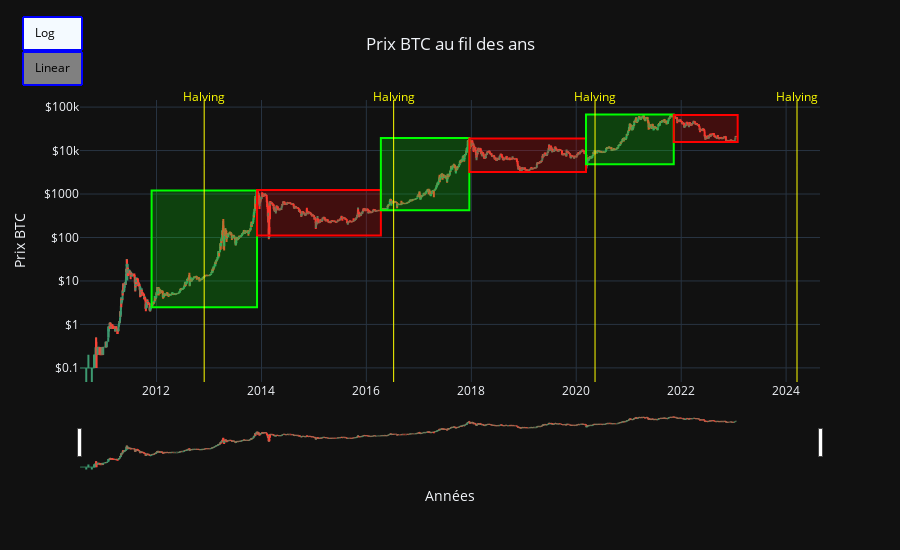

Notebook code for this chart:
### Code cell
import plotly.graph_objects as go
from datetime import datetime

fig = go.Figure(data=go.Ohlc(x=data['Date'],
                open=data['Open'],
                high=data['High'],
                low=data['Low'],
                close=data['Close']))

current_date = datetime.now().strftime('%Y-%m-%d')

x_values = {'Bull1': ('2011-11-28', '2013-12-01'), 
            'Bear1': ('2013-12-01', '2016-04-11'), 
            'Bull2': ('2016-04-11', '2017-12-18'), 
            'Bear2': ('2017-12-18', '2020-03-09'), 
            'Bull3': ('2020-03-09', '2021-11-10'),
            'Bear3': ('2021-11-10', current_date)}

y_values = {}
for name, (x0, x1) in x_values.items():
    filtered_data = data.loc[(data['Date'] >= x0) & (data['Date'] <= x1)]
    y0 = filtered_data['Close'].min()
    y1 = filtered_data['Close'].max()
    y_values[name] = (y0, y1)

# Nombre de jours Bull run et Bear market
bull_run_days = 0
bear_market_days = 0
bull_run_counter = 0
bear_market_counter = 0

for name, (x0, x1) in x_values.items():
    x0 = datetime.strptime(x0, '%Y-%m-%d')
    x1 = datetime.strptime(x1, '%Y-%m-%d')
    delta = x1 - x0
    days= delta.days
    if 'Bull' in name:
        print(f"Bull: {days} jours entre {x0} et {x1}")
        bull_run_days += days
        bull_run_counter += 1
    elif 'Bear' in name:
        print(f"Bear: {days} jours entre {x0} et {x1}")
        bear_market_days += days
        bear_market_counter += 1
    
average_bull_run = int(bull_run_days/bull_run_counter)
average_bear_market = int(bear_market_days/bear_market_counter)
print("\n*** Moyenne jours ***")
print(f"Moyenne Bull:     {average_bull_run} jours")
print(f"Moyenne Bear :    {average_bear_market} jours")

# Calcul du pourcentage de gain et de perte pour les bull et bear
print("\n*** Pourcentage ***")
bull = []
bear = []
for name, (y0, y1) in y_values.items():
    if name.startswith("Bull"):
        bull.append((y1 - y0) / y0 * 100)
    else:
        bear.append((y0 - y1) / y1 * 100)

for i in range(len(bull)): 
    print(f"Bull{i+1}, pourcentage de gain: {round(bull[i],2)} %")
for i in range(len(bear)): 
    print(f"Bear{i+1}, pourcentage de perte: {round(bear[i],2)} %")

# Créer un DataFrame à partir des données (à revoir pour mettre dès le départ)
data_bull_bear = {'Bull': [734, 616, 611],
        'Bear': [862, 812, 436],
        'Pourcentage_gain': [48176.0, 4490.77, 1299.25],
        'Pourcentage_perte': [-90.98, -82.98, -75.9]
}
df_bull_bear = pd.DataFrame(data_bull_bear)

# Afficher les statistiques de base
print("\n*** Statistiques ***")
print(df_bull_bear[['Bull','Bear','Pourcentage_gain','Pourcentage_perte']].describe())
  
green_02 = 'rgba(0, 255, 0, 0.2)'
red_02 = 'rgba(255, 0, 0, 0.2)'
fig.update_layout(template='plotly_dark',
    height = 550,
    title='Prix BTC au fil des ans',
    xaxis_title="Années",
    yaxis_title='Prix BTC',title_x=0.5,
    shapes = [# Rectangle Bull et Bear           
            dict(type='rect', x0=x_values['Bull1'][0], y0=y_values['Bull1'][0], x1=x_values['Bull1'][1], y1=y_values['Bull1'][1], fillcolor=green_02, line=dict(color='lime')),
            dict(type='rect', x0=x_values['Bear1'][0], y0=y_values['Bear1'][0], x1=x_values['Bear1'][1], y1=y_values['Bear1'][1], fillcolor=red_02, line=dict(color='red')),
            dict(type='rect', x0=x_values['Bull2'][0], y0=y_values['Bull2'][0], x1=x_values['Bull2'][1], y1=y_values['Bull2'][1], fillcolor=green_02, line=dict(color='lime')),
            dict(type='rect', x0=x_values['Bear2'][0], y0=y_values['Bear2'][0], x1=x_values['Bear2'][1], y1=y_values['Bear2'][1], fillcolor=red_02, line=dict(color='red')),
            dict(type='rect', x0=x_values['Bull3'][0], y0=y_values['Bull3'][0], x1=x_values['Bull3'][1], y1=y_values['Bull3'][1], fillcolor=green_02, line=dict(color='lime')),
            dict(type='rect', x0=x_values['Bear3'][0], y0=y_values['Bear3'][0], x1=x_values['Bear3'][1], y1=y_values['Bear3'][1], fillcolor=red_02, line=dict(color='red')),
            # Halving
            dict(x0='2012-11-28', x1='2012-11-28', y0=0, y1=1, xref='x', yref='paper',line_width=1, line_dash='dot', line_color='yellow'),
            dict(x0='2016-07-09', x1='2016-07-09', y0=0, y1=1, xref='x', yref='paper',line_width=1, line_dash='dot', line_color='yellow'),
            dict(x0='2020-05-11', x1='2020-05-11', y0=0, y1=1, xref='x', yref='paper',line_width=1, line_dash='dot', line_color='yellow'),
            dict(x0='2024-03-17', x1='2024-03-17', y0=0, y1=1, xref='x', yref='paper',line_width=1, line_dash='dot', line_color='yellow')],
    annotations=[# Halving
        dict(x='2012-11-28', y=1.05, xref='x', yref='paper',showarrow=False, xanchor='center', text='Halving', font = dict(color = 'yellow')),
        dict(x='2016-07-09', y=1.05, xref='x', yref='paper',showarrow=False, xanchor='center', text='Halving', font = dict(color = 'yellow')),
        dict(x='2020-05-11', y=1.05, xref='x', yref='paper',showarrow=False, xanchor='center', text='Halving', font = dict(color = 'yellow')),
        dict(x='2024-03-17', y=1.05, xref='x', yref='paper',showarrow=False, xanchor='center', text='Halving', font = dict(color = 'yellow'))],
    updatemenus=[
        dict(type='buttons',
             buttons=[dict(label='Log', method='relayout', args=[{'yaxis.type': 'log'}]),
                    dict(label='Linear', method='relayout',args=[{'yaxis.type': 'linear'}])],
                    x=0, y=1.3, bgcolor = 'gray', bordercolor = 'blue', borderwidth = 2, font = dict(color = 'black')
            )]
)

fig.update_yaxes(tickprefix="$", showgrid=True)
fig.update_xaxes(showgrid=True)
fig.update_layout(yaxis=dict(type='log'))

fig.show()

### Figure 1 — Plotly figure (JSON) as saved in the notebook; plotly's stock layout.template omitted (floating-point values rounded to 4 significant figures; data arrays with more than 128 entries replaced by an {"elided": "..."} marker saying what was removed)
{"data": [{"close": {"elided": "4570 float values"}, "high": {"elided": "4570 float values"}, "low": {"elided": "4570 float values"}, "open": {"elided": "4570 float values"}, "type": "ohlc", "x": {"elided": "4570 str values"}}], "layout": {"annotations": [{"font": {"color": "yellow"}, "showarrow": false, "text": "Halving", "x": "2012-11-28", "xanchor": "center", "xref": "x", "y": 1.05, "yref": "paper"}, {"font": {"color": "yellow"}, "showarrow": false, "text": "Halving", "x": "2016-07-09", "xanchor": "center", "xref": "x", "y": 1.05, "yref": "paper"}, {"font": {"color": "yellow"}, "showarrow": false, "text": "Halving", "x": "2020-05-11", "xanchor": "center", "xref": "x", "y": 1.05, "yref": "paper"}, {"font": {"color": "yellow"}, "showarrow": false, "text": "Halving", "x": "2024-03-17", "xanchor": "center", "xref": "x", "y": 1.05, "yref": "paper"}], "height": 550, "shapes": [{"fillcolor": "rgba(0, 255, 0, 0.2)", "line": {"color": "lime"}, "type": "rect", "x0": "2011-11-28", "x1": "2013-12-01", "y0": 2.5, "y1": 1207.0}, {"fillcolor": "rgba(255, 0, 0, 0.2)", "line": {"color": "red"}, "type": "rect", "x0": "2013-12-01", "x1": "2016-04-11", "y0": 111.6, "y1": 1238.0}, {"fillcolor": "rgba(0, 255, 0, 0.2)", "line": {"color": "lime"}, "type": "rect", "x0": "2016-04-11", "x1": "2017-12-18", "y0": 421.4, "y1": 19350.0}, {"fillcolor": "rgba(255, 0, 0, 0.2)", "line": {"color": "red"}, "type": "rect", "x0": "2017-12-18", "x1": "2020-03-09", "y0": 3229.0, "y1": 18970.0}, {"fillcolor": "rgba(0, 255, 0, 0.2)", "line": {"color": "lime"}, "type": "rect", "x0": "2020-03-09", "x1": "2021-11-10", "y0": 4826, "y1": 67530.0}, {"fillcolor": "rgba(255, 0, 0, 0.2)", "line": {"color": "red"}, "type": "rect", "x0": "2021-11-10", "x1": "2023-01-29", "y0": 15790.0, "y1": 65510.0}, {"line": {"color": "yellow", "dash": "dot", "width": 1}, "x0": "2012-11-28", "x1": "2012-11-28", "xref": "x", "y0": 0, "y1": 1, "yref": "paper"}, {"line": {"color": "yellow", "dash": "dot", "width": 1}, "x0": "2016-07-09", "x1": "2016-07-09", "xref": "x", "y0": 0, "y1": 1, "yref": "paper"}, {"line": {"color": "yellow", "dash": "dot", "width": 1}, "x0": "2020-05-11", "x1": "2020-05-11", "xref": "x", "y0": 0, "y1": 1, "yref": "paper"}, {"line": {"color": "yellow", "dash": "dot", "width": 1}, "x0": "2024-03-17", "x1": "2024-03-17", "xref": "x", "y0": 0, "y1": 1, "yref": "paper"}], "title": {"text": "Prix BTC au fil des ans", "x": 0.5}, "updatemenus": [{"bgcolor": "gray", "bordercolor": "blue", "borderwidth": 2, "buttons": [{"args": [{"yaxis.type": "log"}], "label": "Log", "method": "relayout"}, {"args": [{"yaxis.type": "linear"}], "label": "Linear", "method": "relayout"}], "font": {"color": "black"}, "type": "buttons", "x": 0, "y": 1.3}], "xaxis": {"showgrid": true, "title": {"text": "Années"}}, "yaxis": {"showgrid": true, "tickprefix": "$", "title": {"text": "Prix BTC"}, "type": "log"}}}
